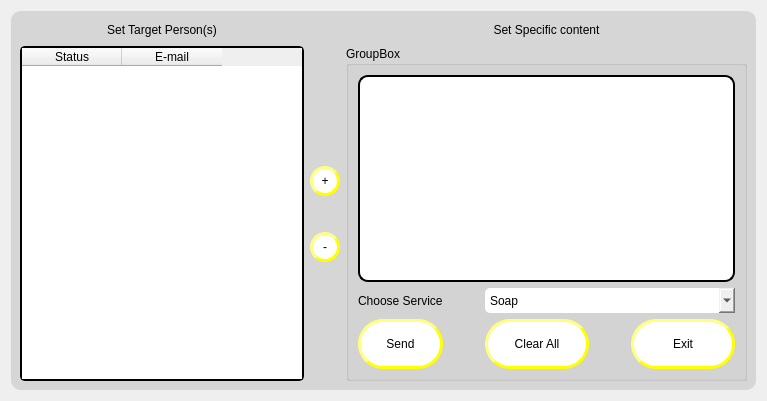
<?xml version="1.0" encoding="UTF-8"?>
<ui version="4.0">
 <class>Form</class>
 <widget class="QWidget" name="Form">
  <property name="geometry">
   <rect>
    <x>0</x>
    <y>0</y>
    <width>767</width>
    <height>401</height>
   </rect>
  </property>
  <property name="windowTitle">
   <string>Form</string>
  </property>
  <property name="windowOpacity">
   <double>1.000000000000000</double>
  </property>
  <property name="styleSheet">
   <string notr="true">#Frame{
	font: 12pt &quot;Comic Sans MS&quot;;
	background-color:rgb(214, 214, 214);
	border-radius:10px;
}
QTableWidget{
	border-radius:5px;
	border-style:none;
	border:2px solid;
    font: 14pt &quot;幼圆&quot;;
    color:rgb(168,139,99)
}
QTableWidget:focus{
	border-color:#FF5511;
}
</string>
  </property>
  <layout class="QHBoxLayout" name="horizontalLayout">
   <item>
    <widget class="QFrame" name="Frame">
     <property name="minimumSize">
      <size>
       <width>534</width>
       <height>350</height>
      </size>
     </property>
     <property name="styleSheet">
      <string notr="true"/>
     </property>
     <property name="frameShape">
      <enum>QFrame::StyledPanel</enum>
     </property>
     <property name="frameShadow">
      <enum>QFrame::Raised</enum>
     </property>
     <layout class="QGridLayout" name="gridLayout">
      <item row="1" column="0">
       <widget class="QTableWidget" name="infoTable">
        <property name="minimumSize">
         <size>
          <width>0</width>
          <height>0</height>
         </size>
        </property>
        <property name="maximumSize">
         <size>
          <width>16777215</width>
          <height>16777215</height>
         </size>
        </property>
        <property name="styleSheet">
         <string notr="true">font: 12pt &quot;Comic Sans MS&quot;;



</string>
        </property>
        <column>
         <property name="text">
          <string>Status</string>
         </property>
        </column>
        <column>
         <property name="text">
          <string>E-mail</string>
         </property>
        </column>
       </widget>
      </item>
      <item row="0" column="0">
       <widget class="QLabel" name="top_left_Label">
        <property name="minimumSize">
         <size>
          <width>0</width>
          <height>20</height>
         </size>
        </property>
        <property name="styleSheet">
         <string notr="true">font: 12pt &quot;Comic Sans MS&quot;;</string>
        </property>
        <property name="text">
         <string>Set Target Person(s)</string>
        </property>
        <property name="alignment">
         <set>Qt::AlignCenter</set>
        </property>
       </widget>
      </item>
      <item row="0" column="2">
       <widget class="QLabel" name="top_right_Label">
        <property name="minimumSize">
         <size>
          <width>0</width>
          <height>20</height>
         </size>
        </property>
        <property name="styleSheet">
         <string notr="true">font: 12pt &quot;Comic Sans MS&quot;;</string>
        </property>
        <property name="text">
         <string>Set Specific content</string>
        </property>
        <property name="alignment">
         <set>Qt::AlignCenter</set>
        </property>
       </widget>
      </item>
      <item row="1" column="2">
       <widget class="QGroupBox" name="groupBox">
        <property name="minimumSize">
         <size>
          <width>250</width>
          <height>120</height>
         </size>
        </property>
        <property name="maximumSize">
         <size>
          <width>16777215</width>
          <height>16777215</height>
         </size>
        </property>
        <property name="styleSheet">
         <string notr="true">QComboBox{
	border:2px solid;
	border-radius:5px;
	border-style:none;
}
QGroupBox{
	font: 11pt &quot;Comic Sans MS&quot;;
}
QPushButton{
	font: 11pt &quot;Comic Sans MS&quot;;
	border-radius:25px;
	border-width:3px;
	border-style:outset;
	border-color: rgb(255, 255, 0);
	background-color: rgb(255, 255, 255);
}

QPushButton:hover{
	
	    background: qlineargradient(x1: 0, y1: 0, x2: 0, y2: 1,  
                                 stop: 0 #ffff00, stop: 0.5 #ffff7f,  
                                 stop: 1.0 #ffffff);  
}
QPushButton:pressed{
		
	background-color: rgb(202, 202, 0);
}

QTextEdit{
	border-radius:10px;
	border-style:none;
	border:2px solid;
    font: 14pt &quot;幼圆&quot;;
    color:rgb(168,139,99)
}
QTextEdit:focus{
	border-color:#FF5511;
}
</string>
        </property>
        <property name="title">
         <string>GroupBox</string>
        </property>
        <layout class="QGridLayout" name="gridLayout_2">
         <item row="2" column="0">
          <widget class="QLabel" name="mid_Label">
           <property name="minimumSize">
            <size>
             <width>0</width>
             <height>25</height>
            </size>
           </property>
           <property name="styleSheet">
            <string notr="true">font: 11pt &quot;Comic Sans MS&quot;;</string>
           </property>
           <property name="text">
            <string>Choose Service</string>
           </property>
          </widget>
         </item>
         <item row="4" column="4">
          <widget class="QPushButton" name="closeBtn">
           <property name="minimumSize">
            <size>
             <width>104</width>
             <height>50</height>
            </size>
           </property>
           <property name="text">
            <string>Exit</string>
           </property>
          </widget>
         </item>
         <item row="4" column="1">
          <spacer name="horizontalSpacer">
           <property name="orientation">
            <enum>Qt::Horizontal</enum>
           </property>
           <property name="sizeHint" stdset="0">
            <size>
             <width>30</width>
             <height>20</height>
            </size>
           </property>
          </spacer>
         </item>
         <item row="4" column="2">
          <widget class="QPushButton" name="clearBtn">
           <property name="minimumSize">
            <size>
             <width>104</width>
             <height>50</height>
            </size>
           </property>
           <property name="maximumSize">
            <size>
             <width>70</width>
             <height>16777215</height>
            </size>
           </property>
           <property name="styleSheet">
            <string notr="true"/>
           </property>
           <property name="text">
            <string>Clear All</string>
           </property>
          </widget>
         </item>
         <item row="0" column="0" colspan="5">
          <widget class="QTextEdit" name="payloadInput">
           <property name="styleSheet">
            <string notr="true">background-color: rgb(255, 255, 255);</string>
           </property>
          </widget>
         </item>
         <item row="4" column="0">
          <widget class="QPushButton" name="sendBtn">
           <property name="minimumSize">
            <size>
             <width>0</width>
             <height>50</height>
            </size>
           </property>
           <property name="styleSheet">
            <string notr="true">font: 11pt &quot;Comic Sans MS&quot;;</string>
           </property>
           <property name="text">
            <string>Send</string>
           </property>
          </widget>
         </item>
         <item row="2" column="2" colspan="3">
          <widget class="QComboBox" name="serverChoice">
           <property name="minimumSize">
            <size>
             <width>0</width>
             <height>25</height>
            </size>
           </property>
           <property name="styleSheet">
            <string notr="true">font: 11pt &quot;Comic Sans MS&quot;;</string>
           </property>
           <item>
            <property name="text">
             <string>Soap</string>
            </property>
           </item>
           <item>
            <property name="text">
             <string>Rest</string>
            </property>
           </item>
          </widget>
         </item>
         <item row="4" column="3">
          <spacer name="horizontalSpacer_2">
           <property name="orientation">
            <enum>Qt::Horizontal</enum>
           </property>
           <property name="sizeHint" stdset="0">
            <size>
             <width>30</width>
             <height>20</height>
            </size>
           </property>
          </spacer>
         </item>
        </layout>
       </widget>
      </item>
      <item row="1" column="1">
       <layout class="QVBoxLayout" name="verticalLayout_2">
        <item>
         <spacer name="verticalSpacer_2">
          <property name="orientation">
           <enum>Qt::Vertical</enum>
          </property>
          <property name="sizeHint" stdset="0">
           <size>
            <width>20</width>
            <height>40</height>
           </size>
          </property>
         </spacer>
        </item>
        <item>
         <widget class="QPushButton" name="addBtn">
          <property name="minimumSize">
           <size>
            <width>30</width>
            <height>30</height>
           </size>
          </property>
          <property name="styleSheet">
           <string notr="true">QPushButton{
	font: 11pt &quot;Comic Sans MS&quot;;
	border-radius:15px;
	border-width:3px;
	border-style:outset;
	border-color: rgb(255, 255, 0);
	background-color: rgb(255, 255, 255);
}

QPushButton:hover{
	
	    background: qlineargradient(x1: 0, y1: 0, x2: 0, y2: 1,  
                                 stop: 0 #ffff00, stop: 0.5 #ffff7f,  
                                 stop: 1.0 #ffffff);  
}
QPushButton:pressed{
		
	background-color: rgb(202, 202, 0);
}
</string>
          </property>
          <property name="text">
           <string>+</string>
          </property>
         </widget>
        </item>
        <item>
         <spacer name="verticalSpacer_3">
          <property name="orientation">
           <enum>Qt::Vertical</enum>
          </property>
          <property name="sizeType">
           <enum>QSizePolicy::Minimum</enum>
          </property>
          <property name="sizeHint" stdset="0">
           <size>
            <width>20</width>
            <height>30</height>
           </size>
          </property>
         </spacer>
        </item>
        <item>
         <widget class="QPushButton" name="subBtn">
          <property name="minimumSize">
           <size>
            <width>30</width>
            <height>30</height>
           </size>
          </property>
          <property name="styleSheet">
           <string notr="true">QPushButton{
	font: 11pt &quot;Comic Sans MS&quot;;
	border-radius:15px;
	border-width:3px;
	border-style:outset;
	border-color: rgb(255, 255, 0);
	background-color: rgb(255, 255, 255);
}

QPushButton:hover{
	
	    background: qlineargradient(x1: 0, y1: 0, x2: 0, y2: 1,  
                                 stop: 0 #ffff00, stop: 0.5 #ffff7f,  
                                 stop: 1.0 #ffffff);  
}
QPushButton:pressed{
		
	background-color: rgb(202, 202, 0);
}
</string>
          </property>
          <property name="text">
           <string>-</string>
          </property>
         </widget>
        </item>
        <item>
         <spacer name="verticalSpacer">
          <property name="orientation">
           <enum>Qt::Vertical</enum>
          </property>
          <property name="sizeHint" stdset="0">
           <size>
            <width>20</width>
            <height>40</height>
           </size>
          </property>
         </spacer>
        </item>
       </layout>
      </item>
     </layout>
    </widget>
   </item>
  </layout>
 </widget>
 <resources>
  <include location="../resources/Icons.qrc"/>
 </resources>
 <connections>
  <connection>
   <sender>addBtn</sender>
   <signal>clicked()</signal>
   <receiver>Form</receiver>
   <slot>addRow()</slot>
   <hints>
    <hint type="sourcelabel">
     <x>249</x>
     <y>182</y>
    </hint>
    <hint type="destinationlabel">
     <x>255</x>
     <y>6</y>
    </hint>
   </hints>
  </connection>
  <connection>
   <sender>subBtn</sender>
   <signal>clicked()</signal>
   <receiver>Form</receiver>
   <slot>delRow()</slot>
   <hints>
    <hint type="sourcelabel">
     <x>245</x>
     <y>259</y>
    </hint>
    <hint type="destinationlabel">
     <x>269</x>
     <y>405</y>
    </hint>
   </hints>
  </connection>
  <connection>
   <sender>closeBtn</sender>
   <signal>clicked()</signal>
   <receiver>Form</receiver>
   <slot>closeWin()</slot>
   <hints>
    <hint type="sourcelabel">
     <x>583</x>
     <y>371</y>
    </hint>
    <hint type="destinationlabel">
     <x>643</x>
     <y>404</y>
    </hint>
   </hints>
  </connection>
  <connection>
   <sender>clearBtn</sender>
   <signal>clicked()</signal>
   <receiver>Form</receiver>
   <slot>clearAll()</slot>
   <hints>
    <hint type="sourcelabel">
     <x>463</x>
     <y>365</y>
    </hint>
    <hint type="destinationlabel">
     <x>483</x>
     <y>406</y>
    </hint>
   </hints>
  </connection>
  <connection>
   <sender>sendBtn</sender>
   <signal>clicked()</signal>
   <receiver>Form</receiver>
   <slot>sendResquest()</slot>
   <hints>
    <hint type="sourcelabel">
     <x>345</x>
     <y>352</y>
    </hint>
    <hint type="destinationlabel">
     <x>368</x>
     <y>406</y>
    </hint>
   </hints>
  </connection>
 </connections>
 <slots>
  <slot>addRow()</slot>
  <slot>delRow()</slot>
  <slot>closeWin()</slot>
  <slot>clearAll()</slot>
  <slot>sendResquest()</slot>
 </slots>
</ui>
